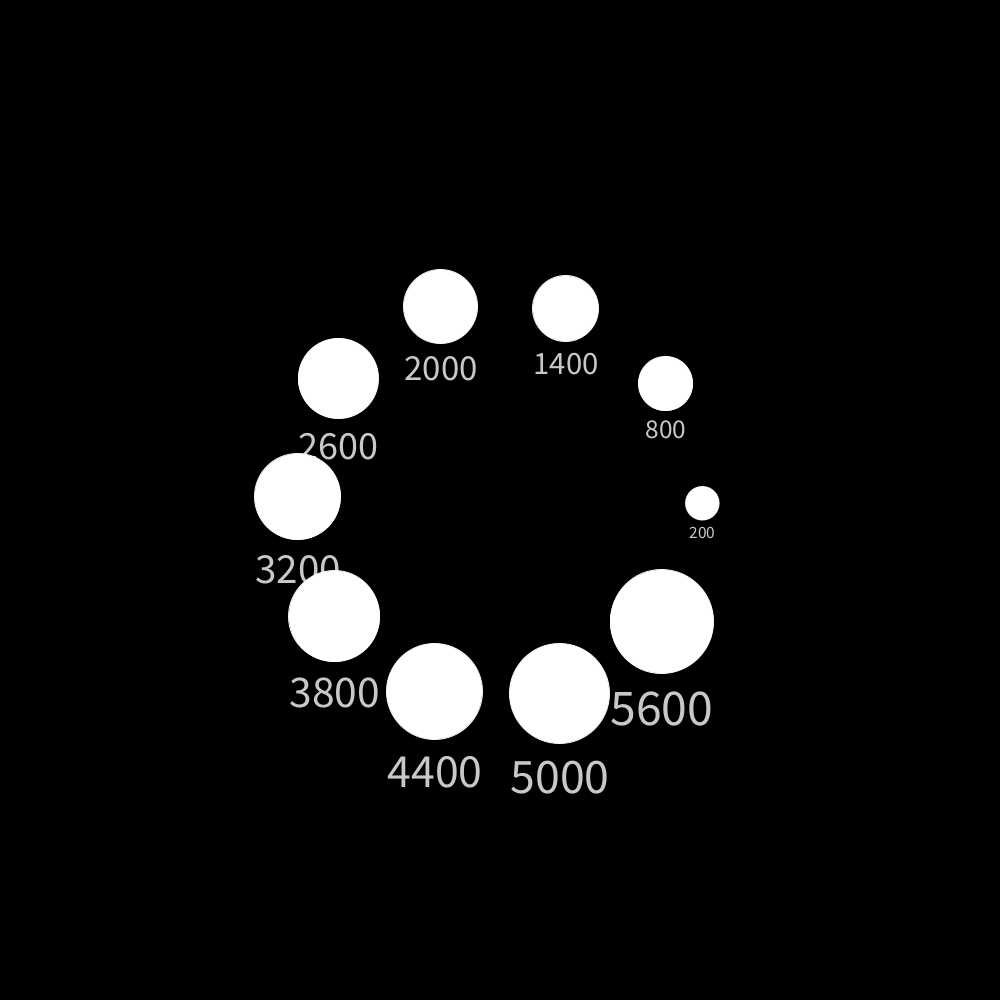
Frame 1 (no input)
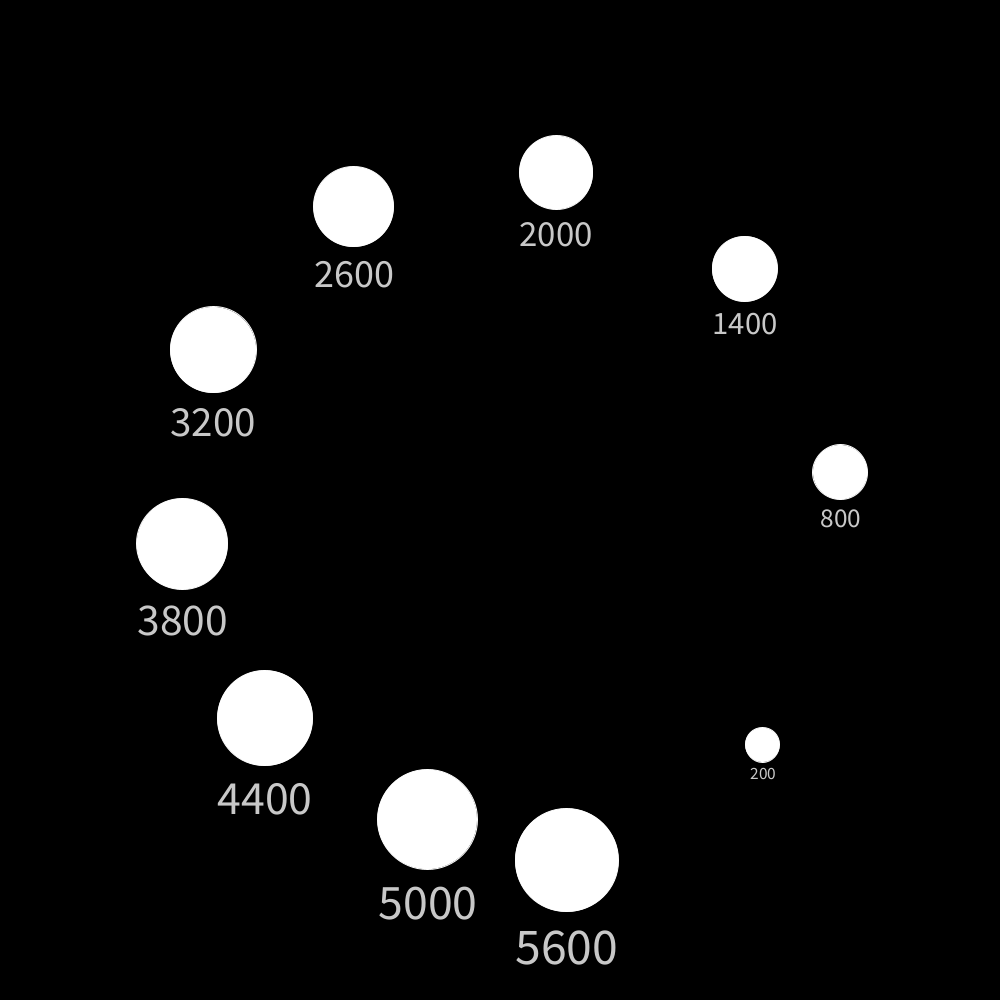
Frame 60 (the mouse pressed at the canvas centre just before this capture)
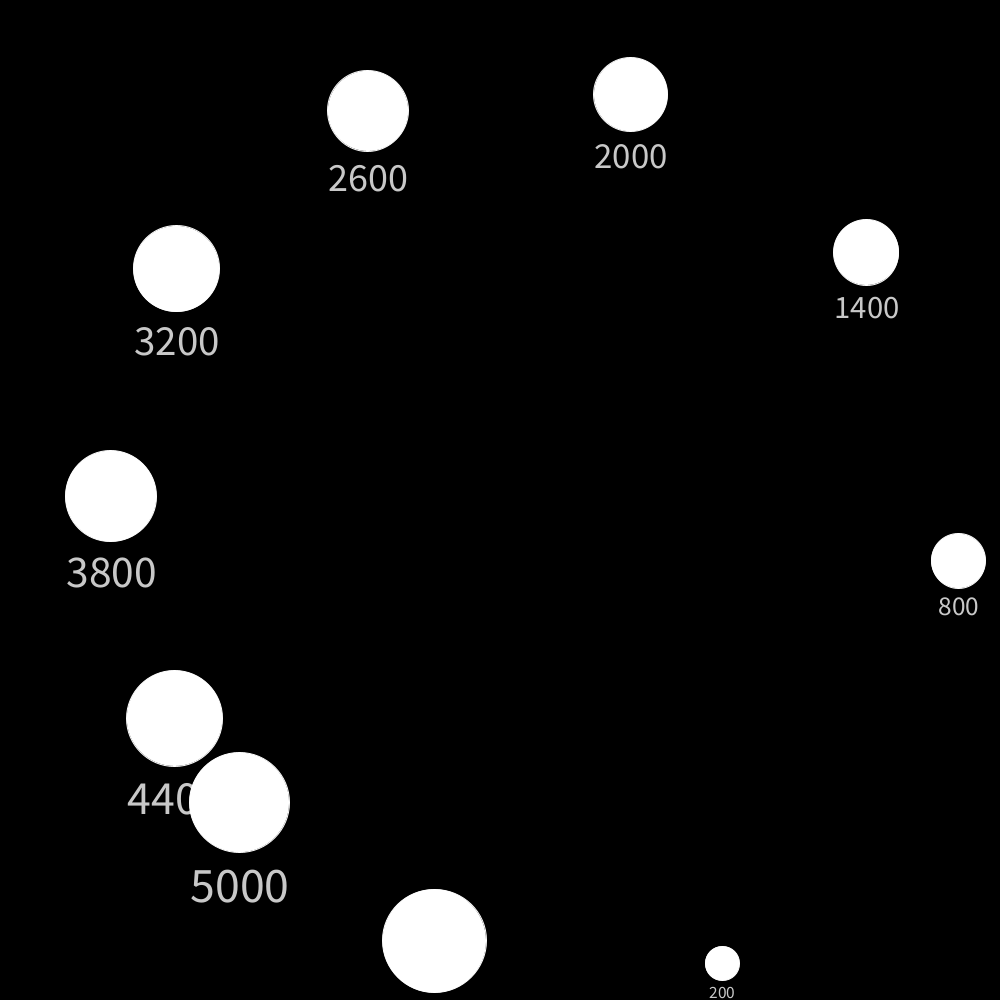
Frame 120 (the mouse held since frame 60 and released just before this capture)

The Processing sketch that drew these frames (run headless with seeded random() and noise(); from frame 60 on, the mouse is pressed at the canvas centre):

// Processing sketch: physics2
// ── physics2.pde
ball balls[];
float v_avg[];
c scale;
c trans;
int cols=0;
float times=100;
boolean creating=false;
float g=0.000000000002;
//two_balls test;
void setup(){
  colorMode(HSB);
  size(1000,1000);
  background(0);
  scale=new c (200,0);
  trans=new c (0,0);
  balls=new ball[10];
  for(int i=0;i<balls.length;i++){
    balls[i]=new ball(mult(1,cis(i*PI/5.0)),mult(0.0002,cis(i*PI/5.0-PI*0.3)),200+600*i);  
  }
 // test=new two_balls(balls[0],balls[1],1);
  //test.avel=0.01;
  /*
  balls[0]=new ball(mult(0,cis(1*6.283/5.0)),new c(random(0.00001,0.00005),0),50000);  
  balls[1]=new ball(mult(1.9,cis(0)),new c(0,0.0001),5000);
  balls[2]=new ball(mult(2.2,cis(0)),new c(0.0008,0.0001),5000);
  balls[3]=new ball(mult(2.2,cis(1)),new c(0.0002,0.0002),5000);
  */
  
  v_avg=new float [balls.length];
  
  /*
  balls[0]=new ball(new c(0,0),new c(-0.001,0));
  balls[0].mass=10;
  balls[1]=new ball(new c(-1,0),new c(0,0));
  */
  noStroke();
  
}
c toScreen(c z){
  return add(con(mult(add(z,trans),scale)),new c(width/2,height/2));
}

c toPos(c z){
  return add(divide(con(add(z,new c(-width/2,-height/2))),scale),trans);
}
void draw(){
  for(int i=0;i<balls.length;i++){
    v_avg[i]=(v_avg[i]*(float)frameCount+balls[i].vel.abs()*100.0)/(float)(frameCount+1);
  }
  background(0);
  if(mousePressed){

  }
  
  for(int n=0;n<times;n++){
    //test.update();
    for(int i=0;i<balls.length;i++){
      
      balls[i].update();

    }
    for(int i=0;i<balls.length;i++){
      if(toScreen(balls[i].pos).im-balls[i].size*0.5<0){balls[i].vel=new c(balls[i].vel.re,-balls[i].vel.im);cols++;}
      if(toScreen(balls[i].pos).im+balls[i].size*0.5>height){balls[i].vel=new c(balls[i].vel.re,-balls[i].vel.im);cols++;}
      if(toScreen(balls[i].pos).re-balls[i].size*0.5<0){balls[i].vel=new c(-balls[i].vel.re,balls[i].vel.im);cols++;}
      if(toScreen(balls[i].pos).re+balls[i].size*0.5>width){balls[i].vel=new c(-balls[i].vel.re,balls[i].vel.im);cols++;}
      for(int j=0;j<i;j++){
        balls[i].vel=add(balls[i].vel,mult(g*balls[j].mass/sq(minus(balls[j].pos,balls[i].pos).abs()),cis(minus(balls[j].pos,balls[i].pos).arg())));
        balls[j].vel=add(balls[j].vel,mult(g*balls[i].mass/sq(minus(balls[i].pos,balls[j].pos).abs()),cis(minus(balls[i].pos,balls[j].pos).arg())));
        if(dist(balls[i].pos,balls[j].pos)*scale.abs()*2.0<balls[i].size+balls[j].size){
          collide(i,j,dir(balls[j].pos,balls[i].pos));cols++;
        }
        
      }

    }
      for(int i=0;i<balls.length;i++){
      
       balls[i].vel=mult(balls[i].vel,0.99999);
    }
  }
  
  fill(255);
  textSize(50);
  //text("collisions: "+cols,200,50);
  
      for(int i=0;i<balls.length;i++){
      
balls[i].display();
    }
}
void collide(int m,int n,float dir){
  ball a=new ball(balls[m].pos,balls[m].vel,balls[m].mass);
  ball b=new ball(balls[n].pos,balls[n].vel,balls[n].mass);
  //balls[m].vel=add(mult(a.vel.abs()*sin(dir-a.vel.arg()),cis(dir-PI/2.0)),mult(sc(a.mass,a.vel.abs()*cos(dir-a.vel.arg()),b.mass,b.vel.abs()*cos(dir-b.vel.arg())),cis(dir)));
  //balls[n].vel=add(mult(b.vel.abs()*sin(dir-b.vel.arg()),cis(dir-PI/2.0)),mult(sc(b.mass,b.vel.abs()*cos(dir-b.vel.arg()),a.mass,a.vel.abs()*cos(dir-a.vel.arg())),cis(dir)));
  balls[m].addJ(mult(sc(a.mass,a.vel.abs()*cos(dir-a.vel.arg()),b.mass,b.vel.abs()*cos(dir-b.vel.arg())),cis(dir)));
  balls[n].addJ(mult(sc(b.mass,b.vel.abs()*cos(dir-b.vel.arg()),a.mass,a.vel.abs()*cos(dir-a.vel.arg())),cis(dir)));

}


float sc(float m1,float v1,float m2,float v2){
  return(2*m1*m2*(v2-v1))/(m1+m2);
}

// ── complex.pde
class c{
  float re;
  float im;
  c(float re,float im){
    this.re=re;
    this.im=im;
  }
  c power(int a){
    c result=new c(1,0);
    for(int i=0;i<a;i++){
      result=mult(this,result);
    }
    return result;
  }
  float arg(){
    return(atan2(im,re));
  }

  float abs(){
    return(sqrt(re*re+im*im));
  }
}
float power(float x,int n){
  int r=1;
  for(int i=0;i<n;i++){
    r*=x;
  }
  return r;
}

c mult(c a,c b){
  return new c(a.re*b.re-a.im*b.im,a.re*b.im+a.im*b.re);
}
c mult(c a,float b){
  return new c(a.re*b,a.im*b);
}
c mult(float b,c a){
  return new c(a.re*b,a.im*b);
}
c add(c a,c b){
  return new c(a.re+b.re,a.im+b.im);
}
c minus(c a,c b){
  return new c(a.re-b.re,a.im-b.im);
}
c add(float a,c b){
  return new c(a+b.re,b.im);
}
c add(c a,float b){
  return new c(a.re+b,a.im);
}
c divide(c a,c b){
  return new c((a.re*b.re+a.im*b.im)/(b.re*b.re+b.im*b.im),(a.im*b.re-a.re*b.im)/(b.re*b.re+b.im*b.im));
}
c divide(c a,float b){
  return new c(a.re/b,a.im/b);
}
c divide(float b,c a){
  return new c(a.re/b,a.im/b);
}
c power(c a,c b){
  float r=a.abs();
  float arg=a.arg();
  return mult(pow(r,b.re)*exp(arg*-b.im),cis(b.re*arg+b.im*log(r)/log(2.71828)));
}
c power(float a,c b){
  float r=a;
  float arg=0;
  return mult(pow(r,b.re)*exp(arg*-b.im),cis(b.re*arg+b.im*log(r)/log(2.71828)));
}
c cis(float x){
  return new c(cos(x),sin(x));
}
float dist(c a,c b){
  return sqrt(sq(a.re-b.re)+sq(a.im-b.im));
}
float dir(c a,c b){
  return minus(b,a).arg();
}
c con(c a){
  return new c(a.re,-a.im);
}

// ── rb.pde
class ball{
  c pos,vel,ppos;
  float mass=1;
  float sizeFactor=0.03;
  boolean fixed=false;
  float size;
  ball(c pos, c vel,float mass){
    this.pos=pos;
    this.vel=vel;
    this.mass=mass;
    size=pow(abs(mass),0.33)*scale.abs()*sizeFactor;
  }
  void addJ(c j){
    vel=add(vel,divide(j,mass));
  }
  void update(){
    //vel=add(vel,new c(0,g));
    if(!fixed){
      ppos=pos;
      pos=add(pos,vel);}
  }
  void display(){
    c p=toScreen(pos);
    fill(255);
    ellipse(p.re,p.im,size,size);
    fill(200);
    textSize(size*0.5);
    textAlign(CENTER);
    stroke(255);
    text((int)(mass),p.re,p.im+size);
  }
  void trail(){
    c p=toScreen(pos);
    c pp=toScreen(ppos);
    stroke(frameCount%255,255,max(vel.abs()*500000.0,100));
    line(pp.re,pp.im,p.re,p.im);
  }
  
}
class two_balls{
  c pos,vel;
  ball a,b;
  float rot,avel,len;
  two_balls(ball a,ball b,float len){
    this.a=a;
    this.b=b;
    this.len=len;
    this.pos=divide(add(mult(a.pos,a.mass),mult(b.pos,b.mass)),a.mass+b.mass);
    this.vel=divide(add(mult(a.vel,a.mass),mult(b.vel,b.mass)),a.mass+b.mass);
  }
  void update(){
    pos=add(pos,vel);
    rot+=avel;
    a.pos=add(pos,mult(len*b.mass/(a.mass+b.mass),cis(rot)));
    b.pos=add(pos,mult(-len*a.mass/(a.mass+b.mass),cis(rot)));
  }
  void display(){
    a.display();
    b.display();
  }
  
}
